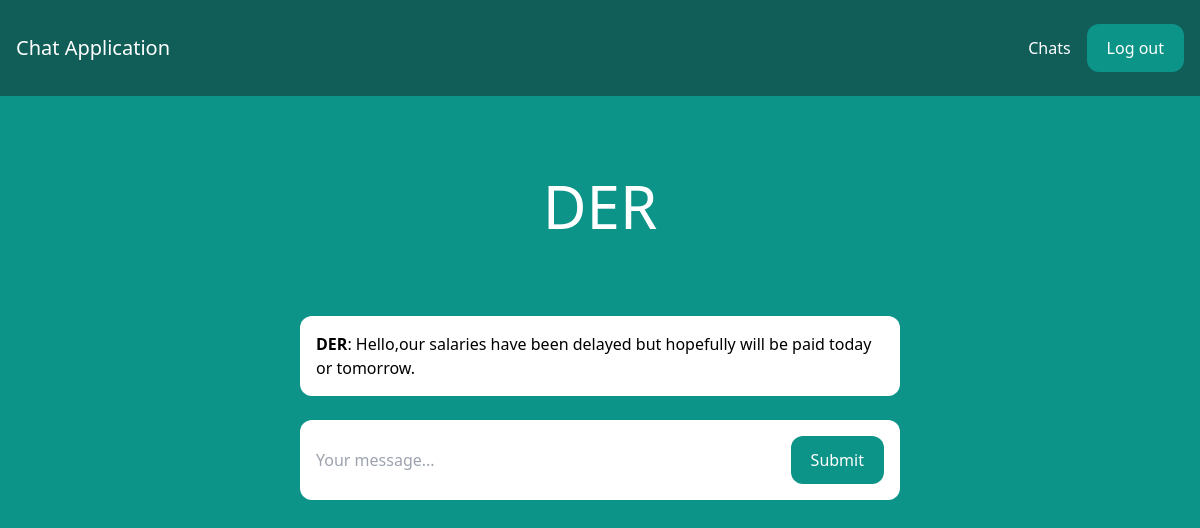
Page /chats/539/ (signed in) on the committed database.
### chats/models.py (models this page shows)
class Chat(models.Model):
    name = models.CharField(max_length=255)
    slug = models.SlugField(unique=True)
    users = models.ManyToManyField(User)

class Message(models.Model):
    chat = models.ForeignKey(Chat,on_delete=models.CASCADE)
    user = models.ForeignKey(User,on_delete=models.CASCADE)
    content = models.TextField()
    timestamp = models.DateTimeField(auto_now_add=True)
    class Meta:
        ordering = ('timestamp',)

### core/models.py (models this page shows, shortened)
class User(AbstractUser):
    user_id = models.IntegerField(default=-1)
    is_agent = models.BooleanField(default=False)

### chats/views.py (the view)
# urls.py: path('<slug:slug>/',view=enter_chat,name='chat')
@login_required
def enter_chat(request,slug):
    chat = Chat.objects.get(slug=slug)
    messages = Message.objects.filter(chat=chat)[:25]
    return render(request,'chats/single_chat.html',{'chat':chat, 'messages':messages})

### chats/templates/chats/single_chat.html (shortened to what this page needs)
{% extends 'core/base.html' %}
{% block content %}
<div class="p-10 lg:p-20 text-center">
    <h1 class="text-3xl lg:text-6xl text-white">{{ chat.name }}</h1>
</div>
<div class="lg:w-2/4 mx-4 lg:mx-auto p-4 bg-white rounded-xl">
    <div class="chat-messages space-y-3" id="chat-messages">
        {% for m in messages %}<b>{{ m.user.username }}</b>: {{ m.content }}<br>{% endfor %}
    </div>
</div>
<div class="lg:w-2/4 mt-6 mx-4 lg:mx-auto p-4 bg-white rounded-xl">
    <form method="post" action="." class="flex">
        <input type="text" name="content" class="flex-1 mr-3" placeholder="Your message..." id="chat-message-input">
        <button
            class="px-5 py-3 rounded-xl text-white bg-teal-600 hover:bg-teal-700"
            id="chat-message-submit"
        >Submit</button>
    </form>
</div>
{% endblock %}

### rows in the picture
Chat: name "DER"
Message: user.username "DER", content "Hello,our salaries have been delayed but hopefully will be paid today or tomorrow."
